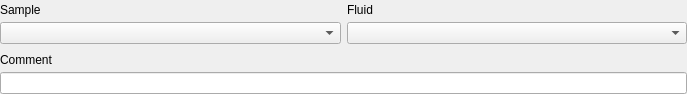
<?xml version="1.0" encoding="UTF-8"?>
<ui version="4.0">
 <class>PassportHeaderFormControl</class>
 <widget class="QWidget" name="PassportHeaderFormControl">
  <property name="geometry">
   <rect>
    <x>0</x>
    <y>0</y>
    <width>687</width>
    <height>94</height>
   </rect>
  </property>
  <property name="windowTitle">
   <string>Form</string>
  </property>
  <layout class="QVBoxLayout" name="verticalLayout_2">
   <property name="leftMargin">
    <number>0</number>
   </property>
   <property name="topMargin">
    <number>0</number>
   </property>
   <property name="rightMargin">
    <number>0</number>
   </property>
   <property name="bottomMargin">
    <number>0</number>
   </property>
   <item>
    <layout class="QGridLayout" name="gridLayout">
     <property name="verticalSpacing">
      <number>2</number>
     </property>
     <item row="0" column="0">
      <widget class="QLabel" name="sampleLabel">
       <property name="text">
        <string>Sample</string>
       </property>
      </widget>
     </item>
     <item row="0" column="1">
      <widget class="QLabel" name="FluidLabel">
       <property name="text">
        <string>Fluid</string>
       </property>
      </widget>
     </item>
     <item row="1" column="0">
      <widget class="QComboBox" name="sampleComboBox"/>
     </item>
     <item row="1" column="1">
      <widget class="QComboBox" name="fluidComboBox"/>
     </item>
    </layout>
   </item>
   <item>
    <layout class="QVBoxLayout" name="verticalLayout">
     <property name="spacing">
      <number>2</number>
     </property>
     <item>
      <widget class="QLabel" name="commentLabel">
       <property name="text">
        <string>Comment</string>
       </property>
      </widget>
     </item>
     <item>
      <widget class="QLineEdit" name="commentLineEdit"/>
     </item>
    </layout>
   </item>
  </layout>
 </widget>
 <tabstops>
  <tabstop>sampleComboBox</tabstop>
  <tabstop>fluidComboBox</tabstop>
  <tabstop>commentLineEdit</tabstop>
 </tabstops>
 <resources/>
 <connections/>
</ui>
